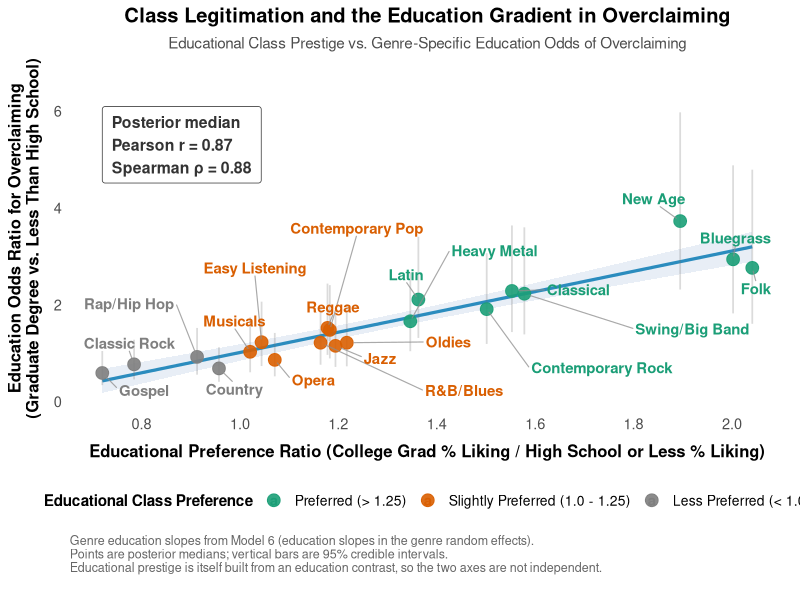

This figure's R source:
#' @title Figure 10 preview: education-by-genre overclaiming odds against prestige
#' @description Companion to Figure 9, using Model 6 (education slopes in the
#'   genre random effects) instead of Model 4 (arts slopes). For each genre the
#'   plot pairs the genre-specific education slope for overclaiming, expressed
#'   as an odds ratio across the full six-category range of education, with the
#'   genre's educational prestige (College Preference Ratio). Styled to match
#'   Figure 9: posterior medians with 95% credible intervals on the odds ratio.
#'
#'   Read from cache, not from the fit: cache/m6_educ_genre_slopes.csv holds the
#'   posterior medians and 95% bounds produced by
#'   Scripts/main/check_education_prestige_correlation.R, so this script runs in seconds and
#'   needs no fit in memory.
#'
#'   Note on interpretation: educational prestige is itself built from an
#'   education contrast, so the two axes share the education variable. Read the
#'   correlation as describing how tightly education slopes follow the prestige
#'   ordering, not as an independent causal test.
#'
#'   Output: Plots/fig10_educ_prestige_vs_odds.png

library(ggplot2)
library(ggrepel)
library(dplyr)

slopes <- read.csv("cache/m6_educ_genre_slopes.csv", stringsAsFactors = FALSE)
stopifnot(nrow(slopes) == 20)

# educ2 enters as a linear term over six ordered categories, so the full-range
# contrast is five steps (less than high school to graduate degree).
n_steps <- 5

d <- slopes %>%
  mutate(
    odds_ratio = exp(educ_slope_med * n_steps),
    or_lo = exp(educ_slope_lo * n_steps),
    or_hi = exp(educ_slope_hi * n_steps),
    pref_cat = case_when(
      ratio_col < 1.0 ~ "Less Preferred (< 1.0)",
      ratio_col >= 1.0 & ratio_col <= 1.25 ~ "Slightly Preferred (1.0 - 1.25)",
      ratio_col > 1.25 ~ "Preferred (> 1.25)"
    ),
    pref_cat = factor(
      pref_cat,
      levels = c("Preferred (> 1.25)", "Slightly Preferred (1.0 - 1.25)", "Less Preferred (< 1.0)")
    )
  )

pref_colors <- c(
  "Preferred (> 1.25)"              = "#1b9e77",
  "Slightly Preferred (1.0 - 1.25)" = "#d95f02",
  "Less Preferred (< 1.0)"          = "gray50"
)

# Annotate with the draw-level posterior correlations, so the figure reports the
# same quantity as the text rather than a correlation of point medians.
cor_tab <- read.csv("cache/m6_educ_prestige_correlations.csv", stringsAsFactors = FALSE)
r_prestige_or <- cor_tab$Median[cor_tab$Statistic == "Pearson r (education slope vs prestige)"]
rho_prestige_or <- cor_tab$Median[cor_tab$Statistic == "Spearman rho (education slope vs prestige)"]

p <- ggplot(d, aes(x = ratio_col, y = odds_ratio)) +
  geom_smooth(method = "lm", color = "#2b8cbe", fill = "#a6bddb", alpha = 0.25, linewidth = 1.1) +
  geom_errorbar(
    aes(ymin = or_lo, ymax = or_hi),
    width = 0, linewidth = 0.6, color = "gray45", alpha = 0.25
  ) +
  geom_point(aes(color = pref_cat), size = 4, alpha = 0.9) +
  geom_text_repel(
    aes(label = genre_name, color = pref_cat),
    size = 3.8, fontface = "bold",
    box.padding = 0.7, point.padding = 0.5,
    force = 18, force_pull = 0.2,
    max.overlaps = Inf, min.segment.length = 0,
    segment.color = "gray55", segment.size = 0.4, segment.alpha = 0.75,
    seed = 42
  ) +
  scale_color_manual(values = pref_colors, name = "Educational Class Preference") +
  annotate(
    "label",
    x = min(d$ratio_col), y = max(d$or_hi) * 1.02,
    label = sprintf("Posterior median\nPearson r = %.2f\nSpearman \u03c1 = %.2f", r_prestige_or, rho_prestige_or),
    hjust = 0, vjust = 1, size = 4, fontface = "bold",
    fill = "white", color = "gray20", label.padding = unit(0.5, "lines")
  ) +
  scale_x_continuous(breaks = seq(0.6, 2.2, by = 0.2)) +
  scale_y_continuous(expand = expansion(mult = c(0.06, 0.14))) +
  theme_minimal(base_size = 13) +
  theme(
    plot.title = element_text(face = "bold", size = 14.5, hjust = 0.5),
    plot.subtitle = element_text(size = 11, hjust = 0.5, color = "gray30", margin = margin(b = 10)),
    plot.caption = element_text(size = 9, color = "gray40", hjust = 0, margin = margin(t = 10)),
    axis.title.x = element_text(face = "bold", size = 12, margin = margin(t = 8)),
    axis.title.y = element_text(face = "bold", size = 12, margin = margin(r = 8)),
    axis.text = element_text(size = 10.5),
    legend.position = "bottom",
    legend.title = element_text(face = "bold", size = 11),
    legend.text = element_text(size = 10),
    panel.grid.minor = element_blank(),
    panel.grid.major = element_blank(),
    plot.margin = margin(t = 5.5, r = 11, b = 18, l = 5.5)
  ) +
  labs(
    title = "Class Legitimation and the Education Gradient in Overclaiming",
    subtitle = "Educational Class Prestige vs. Genre-Specific Education Odds of Overclaiming",
    x = "Educational Preference Ratio (College Grad % Liking / High School or Less % Liking)",
    y = "Education Odds Ratio for Overclaiming\n(Graduate Degree vs. Less Than High School)",
    caption = paste(
      "Genre education slopes from Model 6 (education slopes in the genre random effects).",
      "Points are posterior medians; vertical bars are 95% credible intervals.",
      "Educational prestige is itself built from an education contrast, so the two axes are not independent.",
      sep = "\n"
    )
  )

dir.create("Plots", showWarnings = FALSE)
ggsave("Plots/fig10_educ_prestige_vs_odds.png", p, width = 9.5, height = 7, dpi = 300, bg = "white")
cat("Saved Plots/fig10_educ_prestige_vs_odds.png\n")
print(d[, c("genre_name", "ratio_col", "odds_ratio", "or_lo", "or_hi", "pref_cat")])
